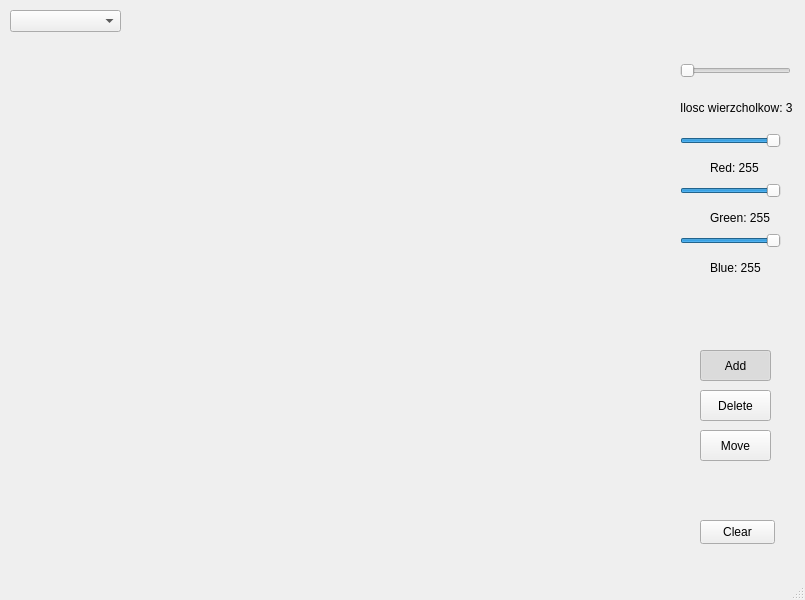
<?xml version="1.0" encoding="UTF-8"?>
<ui version="4.0">
 <class>MainWindow</class>
 <widget class="QMainWindow" name="MainWindow">
  <property name="geometry">
   <rect>
    <x>0</x>
    <y>0</y>
    <width>805</width>
    <height>600</height>
   </rect>
  </property>
  <property name="windowTitle">
   <string>MainWindow</string>
  </property>
  <widget class="QWidget" name="centralwidget">
   <widget class="Ekran" name="widget" native="true">
    <property name="geometry">
     <rect>
      <x>0</x>
      <y>50</y>
      <width>671</width>
      <height>501</height>
     </rect>
    </property>
   </widget>
   <widget class="QSlider" name="horizontalSlider_NOV">
    <property name="geometry">
     <rect>
      <x>680</x>
      <y>60</y>
      <width>111</width>
      <height>22</height>
     </rect>
    </property>
    <property name="autoFillBackground">
     <bool>true</bool>
    </property>
    <property name="minimum">
     <number>3</number>
    </property>
    <property name="maximum">
     <number>100</number>
    </property>
    <property name="orientation">
     <enum>Qt::Horizontal</enum>
    </property>
   </widget>
   <widget class="QLabel" name="label">
    <property name="geometry">
     <rect>
      <x>680</x>
      <y>100</y>
      <width>131</width>
      <height>16</height>
     </rect>
    </property>
    <property name="text">
     <string>Ilosc wierzcholkow: 3</string>
    </property>
   </widget>
   <widget class="QSlider" name="horizontalSlider_red">
    <property name="geometry">
     <rect>
      <x>680</x>
      <y>130</y>
      <width>101</width>
      <height>22</height>
     </rect>
    </property>
    <property name="maximum">
     <number>255</number>
    </property>
    <property name="value">
     <number>255</number>
    </property>
    <property name="orientation">
     <enum>Qt::Horizontal</enum>
    </property>
    <property name="invertedAppearance">
     <bool>false</bool>
    </property>
   </widget>
   <widget class="QSlider" name="horizontalSlider_green">
    <property name="geometry">
     <rect>
      <x>680</x>
      <y>180</y>
      <width>101</width>
      <height>22</height>
     </rect>
    </property>
    <property name="maximum">
     <number>255</number>
    </property>
    <property name="value">
     <number>255</number>
    </property>
    <property name="orientation">
     <enum>Qt::Horizontal</enum>
    </property>
    <property name="invertedAppearance">
     <bool>false</bool>
    </property>
   </widget>
   <widget class="QSlider" name="horizontalSlider_blue">
    <property name="geometry">
     <rect>
      <x>680</x>
      <y>230</y>
      <width>101</width>
      <height>22</height>
     </rect>
    </property>
    <property name="maximum">
     <number>255</number>
    </property>
    <property name="value">
     <number>255</number>
    </property>
    <property name="orientation">
     <enum>Qt::Horizontal</enum>
    </property>
    <property name="invertedAppearance">
     <bool>false</bool>
    </property>
   </widget>
   <widget class="QLabel" name="label_red">
    <property name="geometry">
     <rect>
      <x>710</x>
      <y>160</y>
      <width>61</width>
      <height>16</height>
     </rect>
    </property>
    <property name="text">
     <string>Red: 255</string>
    </property>
   </widget>
   <widget class="QLabel" name="label_green">
    <property name="geometry">
     <rect>
      <x>710</x>
      <y>210</y>
      <width>61</width>
      <height>16</height>
     </rect>
    </property>
    <property name="text">
     <string>Green: 255</string>
    </property>
   </widget>
   <widget class="QLabel" name="label_blue">
    <property name="geometry">
     <rect>
      <x>710</x>
      <y>260</y>
      <width>61</width>
      <height>16</height>
     </rect>
    </property>
    <property name="text">
     <string>Blue: 255</string>
    </property>
   </widget>
   <widget class="QPushButton" name="pushButton_add">
    <property name="geometry">
     <rect>
      <x>700</x>
      <y>350</y>
      <width>71</width>
      <height>31</height>
     </rect>
    </property>
    <property name="text">
     <string>Add</string>
    </property>
    <property name="checkable">
     <bool>true</bool>
    </property>
    <property name="checked">
     <bool>true</bool>
    </property>
    <property name="autoExclusive">
     <bool>true</bool>
    </property>
   </widget>
   <widget class="QPushButton" name="pushButton_delete">
    <property name="geometry">
     <rect>
      <x>700</x>
      <y>390</y>
      <width>71</width>
      <height>31</height>
     </rect>
    </property>
    <property name="text">
     <string>Delete</string>
    </property>
    <property name="checkable">
     <bool>true</bool>
    </property>
    <property name="autoExclusive">
     <bool>true</bool>
    </property>
   </widget>
   <widget class="QPushButton" name="pushButton_move">
    <property name="geometry">
     <rect>
      <x>700</x>
      <y>430</y>
      <width>71</width>
      <height>31</height>
     </rect>
    </property>
    <property name="text">
     <string>Move</string>
    </property>
    <property name="checkable">
     <bool>true</bool>
    </property>
    <property name="autoExclusive">
     <bool>true</bool>
    </property>
   </widget>
   <widget class="QComboBox" name="comboBox">
    <property name="geometry">
     <rect>
      <x>10</x>
      <y>10</y>
      <width>111</width>
      <height>22</height>
     </rect>
    </property>
   </widget>
   <widget class="QPushButton" name="pushButton_clear">
    <property name="geometry">
     <rect>
      <x>700</x>
      <y>520</y>
      <width>75</width>
      <height>24</height>
     </rect>
    </property>
    <property name="autoFillBackground">
     <bool>false</bool>
    </property>
    <property name="text">
     <string>Clear</string>
    </property>
   </widget>
  </widget>
  <widget class="QMenuBar" name="menubar">
   <property name="geometry">
    <rect>
     <x>0</x>
     <y>0</y>
     <width>805</width>
     <height>22</height>
    </rect>
   </property>
  </widget>
  <widget class="QStatusBar" name="statusbar"/>
 </widget>
 <customwidgets>
  <customwidget>
   <class>Ekran</class>
   <extends>QWidget</extends>
   <header>ekran.h</header>
   <container>1</container>
  </customwidget>
 </customwidgets>
 <resources/>
 <connections/>
</ui>
